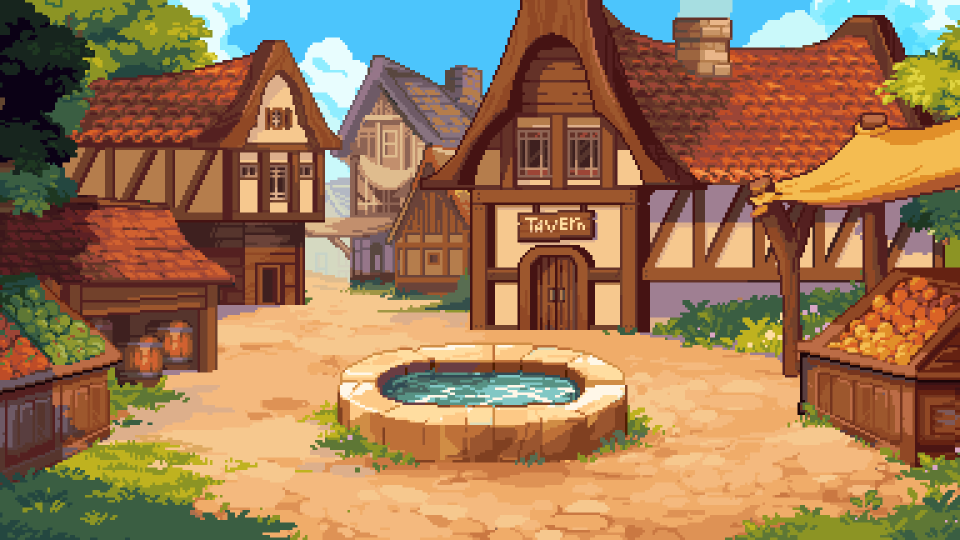
#> input picture kit/pause/assets/hub.gif, 1920 x 1080 px, found by its file name (shown at 1/2 size)
$ python r62rc.py ../../pause/assets/hub.gif
#> lines starting #> are read from the running program, lines starting #| are printed output that depends on the picture
### kit/fork1/common.py
import os, glob, math, json, subprocess, random
from PIL import Image, ImageDraw, ImageFont, ImageEnhance, ImageFilter
SP = '/tmp/claude-0/-home-claude/3d9a853e-960c-501e-b487-63abffb4f487/scratchpad/'
FONT = SP + 'npmfont/ps/package/files/PressStart2P.ttf'; A = SP + 'pause/assets/'; PL = SP + 'pixellab/'
W, H, FPS = 1080, 1920, 30
_fc = {}
def F(s):
    if s not in _fc: _fc[s] = ImageFont.truetype(FONT, s)
    return _fc[s]
def crop(im): return im.crop(im.getbbox())
def up(im, k): return im.resize((max(1, int(im.width * k)), max(1, int(im.height * k))), Image.NEAREST)
def layer(img, fn):
    L = Image.new('RGBA', img.size, (0, 0, 0, 0)); fn(ImageDraw.Draw(L)); img.alpha_composite(L)
def ctext(d, x, y, t, f, fill=(255, 255, 255), sw=6, a=255, sc=(20, 15, 35)):
    w = d.textlength(t, font=f); d.text((x - w / 2, y), t, font=f, fill=tuple(fill[:3]) + (a,), stroke_width=sw, stroke_fill=tuple(sc[:3]) + (a,))
# [18 lines left out: functions text_layer, gif_frames, not called in this run]
IDLE_FILE = {'joy': 'idle_0.gif', 'cyrus': 'idle_1.gif', 'ray': 'idle_2.gif', 'cleo': 'idle_3.gif', 'hollow': 'idle_9.gif'}
# [4 lines left out: function idle, not called in this run]
VIC = {'joy': 'vic_Victory_Pose.gif', 'cyrus': 'vic_VictoryPose_1_2f3491a2-9eb4-4ed3-a96d-f50d84bb993a.gif', 'cleo': 'vic_victoryPose.gif', 'ray': 'vic_victoryPose_1.gif', 'hollow': 'hollow-victory.gif'}
def vic(g, h): return gif_frames(A + VIC[g], h=h)
def seq(d, k=2, lo=1, hi=None):
    fs = sorted(glob.glob(d + '/*.png'))[lo:hi]
    return [up(Image.open(p).convert('RGBA'), k) for p in fs]
GUMK = ['mush', 'acv', 'mel', 'cre', 'gold']
def gummy(kind, k=2): return up(Image.open(PL + f'gummies/pick_{kind}.png').convert('RGBA'), k)
def bg_frames(name, size, box=None, step=1, bright=1.0, blur=0):
#> called with name = 'hub.gif', size = (1080, 1920), box = (656, 0, 1264, 1080), step = 2, bright = 0.8, blur = 0
    im = Image.open(A + name); out = []
#> in bg_frames, im is the input picture: PIL image 1920x1080 P; mean R, G, B 154.7, 118.8, 84.1
    for i in range(0, im.n_frames, step):
        im.seek(i); f = im.convert('RGB')
        if box: f = f.crop(box)
        f = f.resize(size, Image.NEAREST)
        if bright != 1.0: f = ImageEnhance.Brightness(f).enhance(bright)
        if blur: f = f.filter(ImageFilter.GaussianBlur(blur))
        out.append(f.convert('RGBA'))
#> this loop made 24 passes
#> pass 1, in bg_frames, `if box: f = f.crop(box)`:
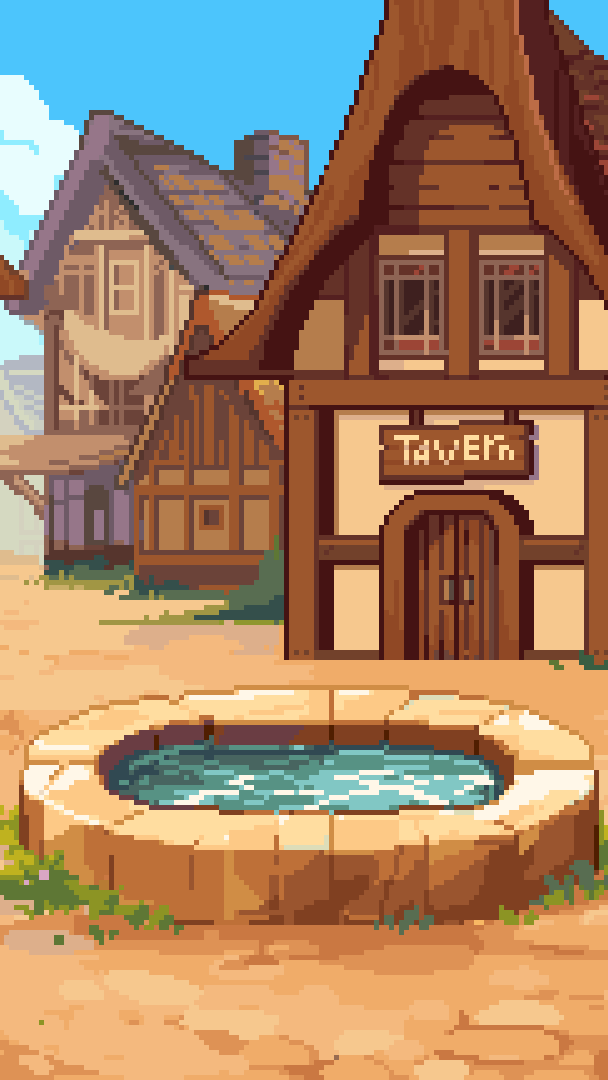
#> f: PIL image 608x1080 RGB; mean R, G, B 165, 130.9, 101.3
#> pass 1, in bg_frames, `if bright != 1.0: f = ImageEnhance.Brightness(f).enhance(bright)`:
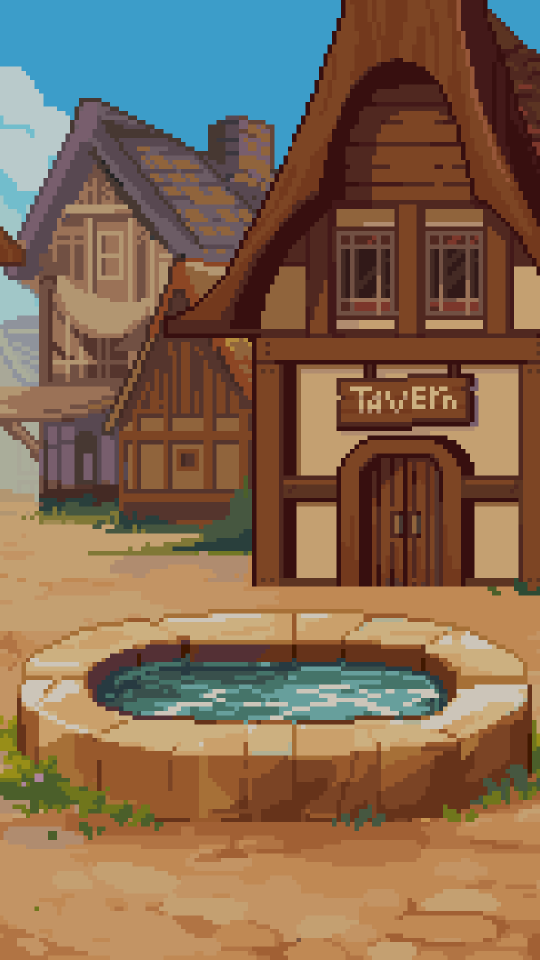
#> f: PIL image 1080x1920 RGB (shown at 1/2 size); mean R, G, B 131.6, 104.4, 80.7
#> after the loop, out = 24 items
    return out
class Writer:
    def __init__(self, path):
        self.p = subprocess.Popen(['ffmpeg', '-y', '-loglevel', 'error', '-f', 'rawvideo', '-pix_fmt', 'rgb24', '-s', f'{W}x{H}', '-r', str(FPS), '-i', '-',
                                   '-c:v', 'libx264', '-preset', 'veryfast', '-crf', '18', '-pix_fmt', 'yuv420p', path], stdin=subprocess.PIPE)
    def write(self, img): self.p.stdin.write(img.convert('RGB').tobytes())
    def close(self): self.p.stdin.close(); self.p.wait()
# [9 lines left out: functions mix, ship, not called in this run]
def sheet(mp4, out, n=8, cols=8):
    d = float(subprocess.run(['ffprobe', '-v', 'error', '-show_entries', 'format=duration', '-of', 'csv=p=0', mp4], capture_output=True, text=True).stdout)
    subprocess.run(['ffmpeg', '-y', '-loglevel', 'error', '-i', mp4, '-vf', f'fps={n}/{d},scale=270:480,tile={cols}x{max(1, n // cols)}', '-frames:v', '1', out])

### kit/fork_hfg6/v62/r62rc.py
import sys; sys.path.insert(0, '../../fork1'); from common import *
sys.path.insert(0, '../../fork_rc1'); from hook2 import hook_layer2
sys.path.insert(0, '../../fork_rc3'); from rc3 import acv_gummy_strong
import numpy as np, pymunk
os.chdir(os.path.dirname(os.path.abspath(__file__)))
sys.path.insert(0, '../../fork1')
DUR = 14.0
BG0 = bg_frames('hub.gif', (W, H), box=(656, 0, 1264, 1080), step=2, bright=0.8)
#> BG0 = 24 items
SH = 300   # background raised 300px so the plaza ground sits under the new floor; bottom strip repeated
BG = []
for b in BG0:
    nb = Image.new('RGBA', (W, H)); nb.paste(b, (0, -SH)); nb.paste(b.crop((0, H - SH, W, H)), (0, H - SH)); BG.append(nb)
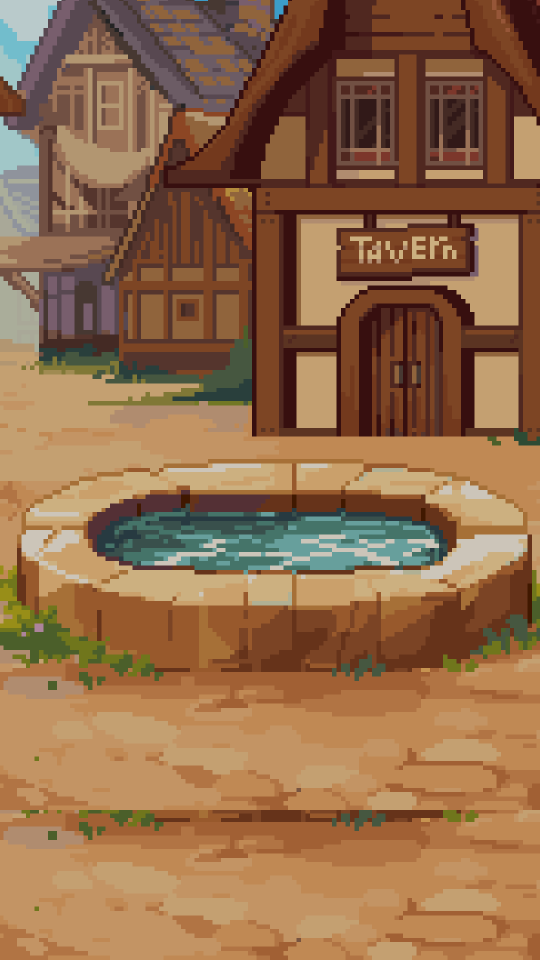
#> nb: PIL image 1080x1920 RGBA (shown at 1/2 size); mean R, G, B, A 147.1, 107.6, 74.1, 255
#> after the loop, BG = 24 items
#> (the run stopped early here; a loop or call above may not have finished)
